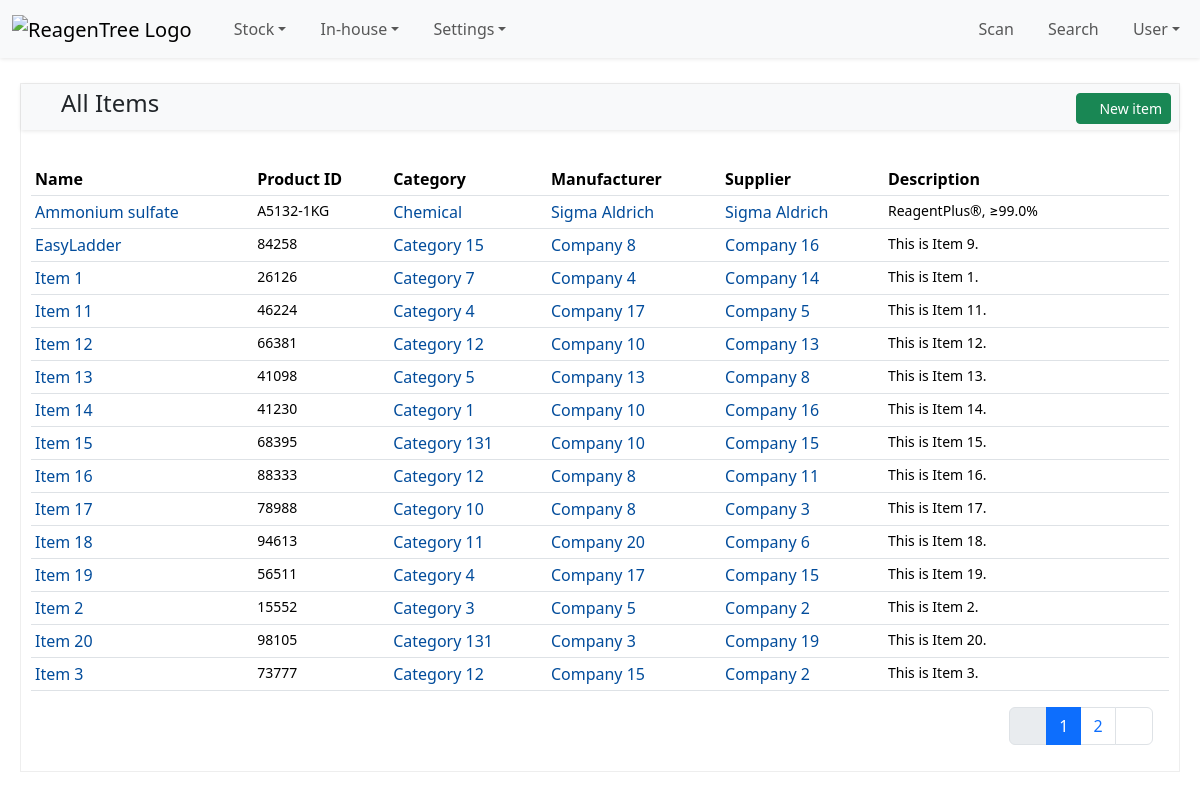
Screenshot of /item/ (signed in) with the database file from the repository.
### item/models/item.py (models this page shows, shortened)
class Item(TimeStampUserMixin, models.Model):
    name = models.CharField(max_length=255)
    description = models.TextField(blank=True, null=True)
    cas_number = models.CharField(max_length=20, blank=True, null=True)
    product_id = models.CharField(max_length=100)
    category = models.ForeignKey(
        "category.Category", on_delete=models.SET_NULL, null=True, blank=True, related_name="items"
    )
    quantity = models.DecimalField(max_digits=10, decimal_places=1, null=True, blank=True)
    quantity_unit = models.ForeignKey("item.Unit", on_delete=models.SET_NULL, null=True)
    manufacturer = models.ForeignKey(
        "company.Company", related_name="manufactured_items", on_delete=models.SET_NULL, null=True, blank=True
    )
    supplier = models.ForeignKey(
        "company.Company", related_name="supplied_items", on_delete=models.SET_NULL, null=True, blank=True
    )
    class Meta:
        ordering = ["name"]
        unique_together = ["name", "product_id"]

### category/models.py (models this page shows)
class Category(TimeStampUserMixin, models.Model):
    name = models.CharField(max_length=50, unique=True)
    description = models.TextField(blank=True, null=True)
    def __str__(self):
        return f"{self.name}"
    class Meta:
        verbose_name = "Category"
        verbose_name_plural = "Categories"
        ordering = ["name"]

### company/models.py (models this page shows)
class Company(TimeStampUserMixin, models.Model):
    name = models.CharField(max_length=100, unique=True)
    description = models.TextField(blank=True, null=True)
    website = models.URLField(max_length=200, blank=True)
    phone = models.CharField(max_length=20, blank=True)
    def __str__(self) -> str:
        return f"{self.name}"
    class Meta:
        verbose_name_plural = "Companies"
        ordering = ["name"]

### item/views/item.py (the view)
class ItemListView(LoginRequiredMixin, ListView):
    model = Item
    context_object_name = "items"
    template_name = "item/item_list.html"
    paginate_by = 15

### item/templates/item/item_list.html (shortened to what this page needs)
{% extends "object_list_base.html" %}
{% block panel_title %}
  <i class="bi bi-boxes item-text-color"></i> All Items
{% endblock panel_title %}
{% block panel_actions %}
  <a href="{% url 'item_create' %}" class="btn btn-sm btn-success"><i class="bi bi-plus-circle"></i> New item</a>
{% endblock panel_actions %}
{% block panel_content %}
  <div class="table-responsive pt-3">
    <table class="table table-hover table-sm">
      <thead>
        <tr>
          <th>Name</th>
          <th>Product ID</th>
          <th class="d-none d-lg-table-cell">Category</th>
          <th class="d-none d-lg-table-cell">Manufacturer</th>
          <th class="d-none d-lg-table-cell">Supplier</th>
          <th class="d-none d-lg-table-cell">Description</th>
          <th class="d-none d-lg-table-cell">{% include "partials/tooltray_toggle_icon.html" %}</th>
        </tr>
      </thead>
      <tbody>
        {% for item in items %}
          <tr>
            <td>
              <a href="{% url 'item_detail' item.pk %}" title="item details">{{ item.name }}</a>
            </td>
            <td class="small">{{ item.product_id }}</td>
            <td class="d-none d-lg-table-cell">
              <a href="{% url 'category_detail' item.category.pk %}"
                 title="item details">{{ item.category }}</a>
            </td>
            <td class="d-none d-lg-table-cell">
              {% if item.manufacturer %}
                <a href="{% url 'company_detail' item.manufacturer.pk %}">{{ item.manufacturer }}</a>
              {% endif %}
            </td>
            <td class="d-none d-lg-table-cell">
              {% if item.supplier %}
                <a href="{% url 'company_detail' item.supplier.pk %}">{{ item.supplier }}</a>
              {% endif %}
            </td>
            <td class="small d-none d-lg-table-cell">{{ item.description|truncatechars:150 }}</td>
            <td class="d-none d-lg-table-cell">
            </td>
          </tr>
        {% endfor %}
      </tbody>
    </table>
  </div>
{% endblock panel_content %}

### static/css/reagentree-1.0.css (style rules this page uses)
:root { --rt-light-shadow: 0 1px 4px rgba(0, 0, 0, 0.1); --rt-category: #ffc400; --rt-company: #0078d4; --rt-delivery: #4830d1; --rt-validation: #1ba756; --rt-location: #66dcc5; --rt-setting: #2a4a5a; --rt-search: #17a2b8; --rt-user: #4e4083; --rt-fushsia: #915c83; --rt-green20: #498205; --rt-item: #503191; --rt-stock: #ff9000; --rt-inhouse: #dd5030; --rt-inhousestock: #008080; }
a { text-decoration: none; color: #024c9b; }
.item-text-color { color: var(--rt-item); }

### rows the page displays
Item: name "Ammonium sulfate", product_id "A5132-1KG", category "Chemical", manufacturer "Sigma Aldrich", supplier "Sigma Aldrich", description "ReagentPlus®, ≥99.0%"
Item: name "EasyLadder", product_id "84258", category "Category 15", manufacturer "Company 8", supplier "Company 16", description "This is Item 9."
Item: name "Item 1", product_id "26126", category "Category 7", manufacturer "Company 4", supplier "Company 14", description "This is Item 1."
Item: name "Item 11", product_id "46224", category "Category 4", manufacturer "Company 17", supplier "Company 5", description "This is Item 11."
Item: name "Item 12", product_id "66381", category "Category 12", manufacturer "Company 10", supplier "Company 13", description "This is Item 12."
Item: name "Item 13", product_id "41098", category "Category 5", manufacturer "Company 13", supplier "Company 8", description "This is Item 13."
Item: name "Item 14", product_id "41230", category "Category 1", manufacturer "Company 10", supplier "Company 16", description "This is Item 14."
Item: name "Item 15", product_id "68395", category "Category 131", manufacturer "Company 10", supplier "Company 15", description "This is Item 15."
Item: name "Item 16", product_id "88333", category "Category 12", manufacturer "Company 8", supplier "Company 11", description "This is Item 16."
Item: name "Item 17", product_id "78988", category "Category 10", manufacturer "Company 8", supplier "Company 3", description "This is Item 17."
Item: name "Item 18", product_id "94613", category "Category 11", manufacturer "Company 20", supplier "Company 6", description "This is Item 18."
Item: name "Item 19", product_id "56511", category "Category 4", manufacturer "Company 17", supplier "Company 15", description "This is Item 19."
Item: name "Item 2", product_id "15552", category "Category 3", manufacturer "Company 5", supplier "Company 2", description "This is Item 2."
Item: name "Item 20", product_id "98105", category "Category 131", manufacturer "Company 3", supplier "Company 19", description "This is Item 20."
Item: name "Item 3", product_id "73777", category "Category 12", manufacturer "Company 15", supplier "Company 2", description "This is Item 3."

### other values shown
{{ i }} "1"
{{ i }} "2"
